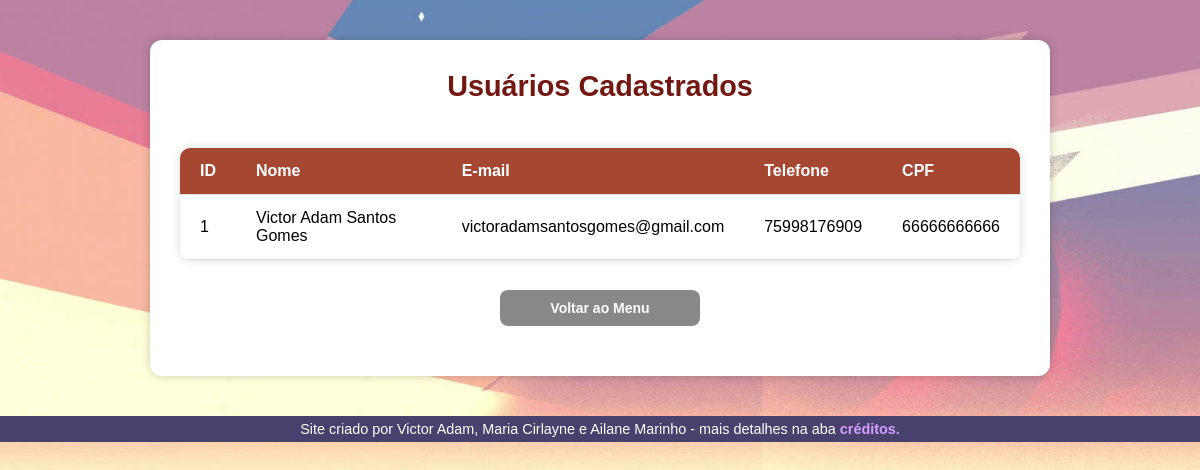
Page /listar_usuarios on the committed database.
### tables this page shows
CREATE TABLE usuarios(
        id INTEGER PRIMARY KEY AUTOINCREMENT,
        nome TEXT NOT NULL,
        email TEXT UNIQUE NOT NULL,
        telefone CHAR(11),
        cpf CHAR(11));

### app.py (the view)
@app.route('/listar_usuarios')
def listar_usuarios():
    usuarios = exibir_usuarios_bd()
    return render_template('listar_usuarios.html', usuarios=usuarios)

### view.py (called while the page is built)
def connect():
    return sqlite3.connect('bdados.db')

def exibir_usuarios_bd():
    conn = connect()
    cursor = conn.cursor()
    usuarios = cursor.execute("SELECT * FROM usuarios").fetchall()
    conn.close()
    return usuarios

### templates/listar_usuarios.html (shortened to what this page needs)
<!DOCTYPE html>
<html lang="pt-BR">
<head>
    <link rel="stylesheet" href="{{ url_for('static', filename='css/style.css') }}">
</head>
<body>
    <div class="container_tabela">
        <h1>Usuários Cadastrados</h1>
        <table class="tabela">
            <thead>
                <tr>
                    <th>ID</th>
                    <th>Nome</th>
                    <th>E-mail</th>
                    <th>Telefone</th>
                    <th>CPF</th>
                </tr>
            </thead>
            <tbody>
                {% for usuario in usuarios %}
                <tr>
                    <td>{{ usuario[0] }}</td>
                    <td>{{ usuario[1] }}</td>
                    <td>{{ usuario[2] }}</td>
                    <td>{{ usuario[3] }}</td>
                    <td>{{ usuario[4] }}</td>
                </tr>
                {% endfor %}
            </tbody>
        </table>
        <a href="{{ url_for('index') }}" class="btn-voltar">Voltar ao Menu</a>
    </div>
    <footer>
        Site criado por Victor Adam, Maria Cirlayne e Ailane Marinho - mais detalhes na aba
        <a href="#">créditos.</a>
    </footer>
</body>
</html>

### static/css/style.css (style rules this page uses)
:root { --cor0: #feffff; --cor1: #FDF3CC; --cor2: #F2B366; --cor3: #A64732; --cor4: #731810; --cor5: #49416D; --fonte-padrao: Arial, Verdana, Helvetica, sans-serif; }
* { margin: 0px; padding: 0px; box-sizing: border-box; }
body { background-image: url(wallpaper2.jpg); background-size: cover; background-position: center; background-repeat: no-repeat; background-attachment: fixed; font-family: var(--fonte-padrao); margin: 0; height: 100vh; }
main h1, div h1 { color: var(--cor4); font-family: Arial, Helvetica, sans-serif; font-size: 1.8em; font-weight: bolder; padding-bottom: 15px; text-align: center; }
.btn-voltar { background-color: #888; color: white; padding: 10px; border-radius: 8px; text-decoration: none; font-size: 14px; width: 200px; margin: 20px auto; display: block; text-align: center; font-weight: bold; }
footer { background-color: var(--cor5); color: white; text-align: center; font-size: 0.9em; padding: 5px; }
footer a { color: #d49fff; font-weight: bolder; text-decoration: none; }
.container_tabela { max-width: 900px; margin: 40px auto; padding: 30px; background-color: var(--cor0); box-shadow: 0px 0px 10px rgba(0,0,0,0.2); border-radius: 12px; }
.tabela { width: 100%; max-width: 1000px; border-collapse: collapse; margin: 30px auto; font-size: 1rem; border-radius: 10px; overflow: hidden; box-shadow: 0 0 10px rgba(0, 0, 0, 0.15); background-color: var(--cor0); }
.tabela thead { background-color: var(--cor3); color: var(--cor0); font-weight: bold; }
.tabela th, .tabela td { padding: 14px 20px; text-align: left; border-bottom: 1px solid #ddd; }

### rows in the picture
usuarios: id "1", nome "Victor Adam Santos Gomes", email "victoradamsantosgomes@gmail.com", telefone "75998176909", cpf "66666666666"
